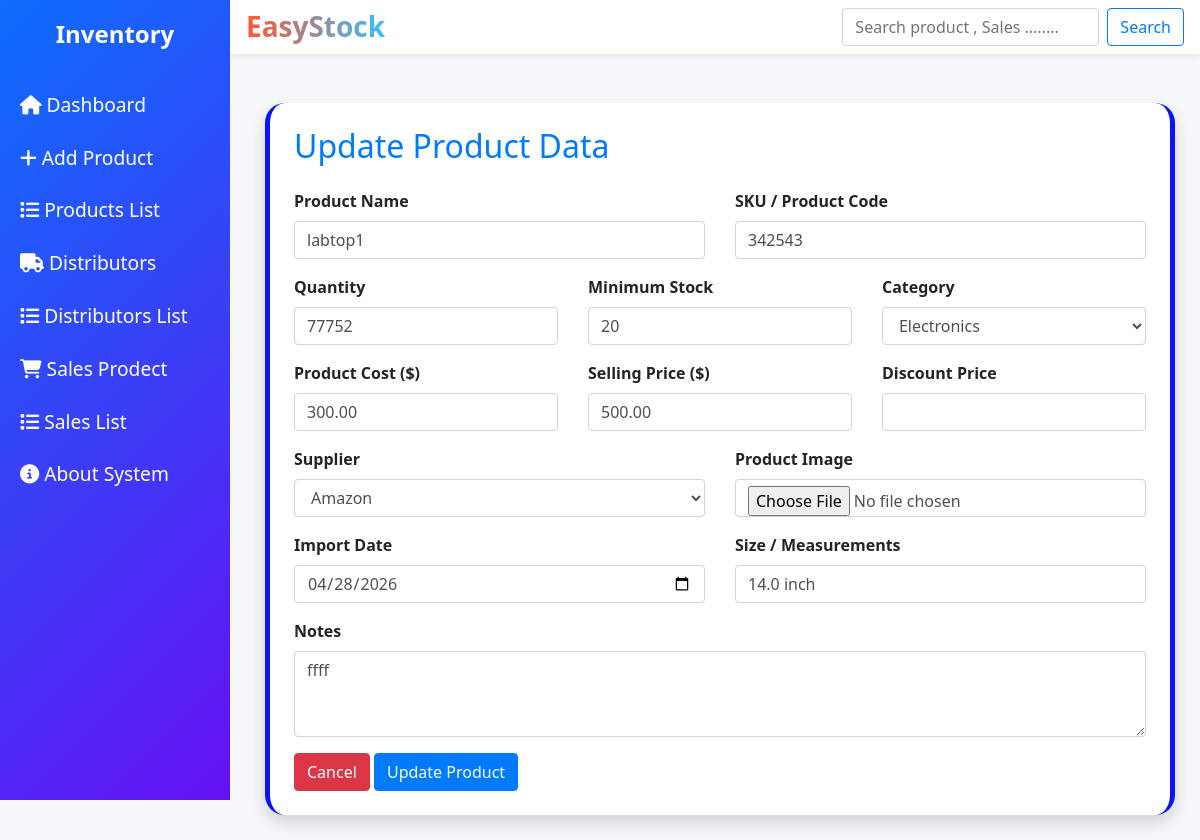
Before: /update_product/1/ with the older database file.
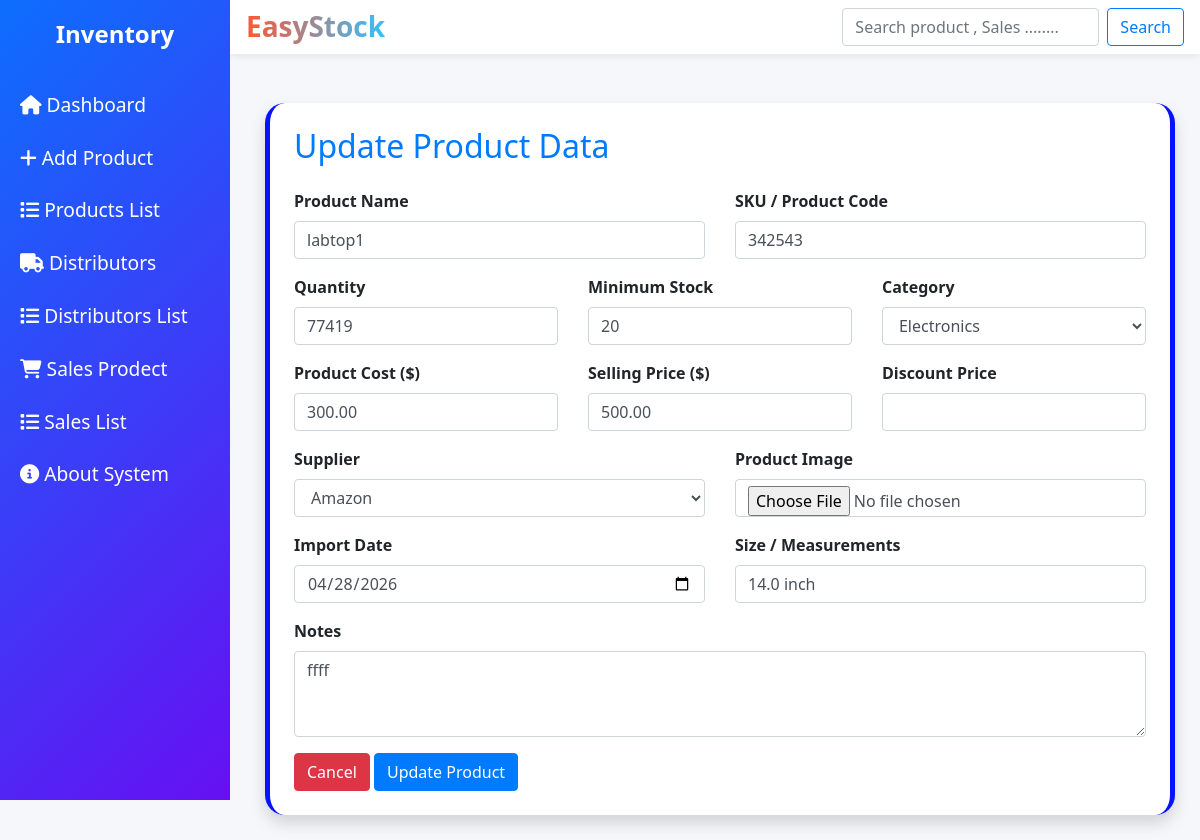
After: the same page with the newer database file.
### app_app/models.py (models this page shows, shortened)
class Product(models.Model):
    CATEGORY_CHOICES = [
        ('electronics', 'Electronics'),
        ('clothing', 'Clothing'),
        ('food', 'Food'),
        ('accessories', 'Accessories'),
    ]
    SUPPLIER_CHOICES = [
        ('amazon', 'Amazon'),
        ('alibaba', 'Alibaba'),
        ('local', 'Local Supplier'),
    ]
    name = models.CharField(max_length=255)
    sku = models.CharField(max_length=100, unique=True)
    quantity = models.PositiveIntegerField()  # المخزون الأساسي
    min_stock = models.PositiveIntegerField(null=True, blank=True)
    category = models.CharField(max_length=50, choices=CATEGORY_CHOICES)
    cost = models.DecimalField(max_digits=10, decimal_places=2)
    price = models.DecimalField(max_digits=10, decimal_places=2)
    discount = models.DecimalField(max_digits=10, decimal_places=2, null=True, blank=True)
    supplier = models.CharField(max_length=50, choices=SUPPLIER_CHOICES, null=True, blank=True)
    image = models.ImageField(upload_to='products/', null=True, blank=True)
    import_date = models.DateField(null=True, blank=True)
    size = models.CharField(max_length=100, null=True, blank=True)
    notes = models.TextField(null=True, blank=True)
    created_at = models.DateTimeField(auto_now_add=True)
    updated_at = models.DateTimeField(auto_now=True)

### app_app/views.py (the view)
# urls.py: path('update_product/<int:id>/', views.update_product, name='update_product'),
def update_product(request, id):
    product = get_object_or_404(Product, id=id)
    if request.method == "POST":
        form = ProductForm(request.POST, request.FILES, instance=product)
        if form.is_valid():
            form.save()
            return redirect('product_list')
    else:
        form = ProductForm(instance=product)
    return render(request, 'pages/update/update_product.html', {
        'form': form,
        'product': product
    })

### app_app/forms.py
class ProductForm(forms.ModelForm):
    class Meta:
        model=Product
        fields='__all__'

### templates/pages/update/update_product.html (shortened to what this page needs)
{% extends "base.html" %}
{% block content %}
<div class="content container mt-4">
  <div class="card shadow p-4">
    <h2 class="mb-4 text-primary">Update Product Data</h2>
    <form method="POST" enctype="multipart/form-data">
      <div class="row">
        <div class="col-md-6 mb-3">
          <label>Product Name</label>
          <input type="text" name="name" value="{{ product.name }}" class="form-control" required>
        </div>
        <div class="col-md-6 mb-3">
          <label>SKU / Product Code</label>
          <input type="text" name="sku" value="{{ product.sku }}" class="form-control" required>
        </div>
        <div class="col-md-4 mb-3">
          <label>Quantity</label>
          <input type="number" name="quantity" value="{{ product.quantity }}" class="form-control" required>
        </div>
        <div class="col-md-4 mb-3">
          <label>Minimum Stock</label>
          <input type="number" name="min_stock" value="{{ product.min_stock }}" class="form-control">
        </div>
        <div class="col-md-4 mb-3">
          <label>Category</label>
          <select name="category" class="form-control">
            <option value="electronics" {% if product.category == "electronics" %}selected{% endif %}>Electronics</option>
          </select>
        </div>
        <div class="col-md-4 mb-3">
          <label>Product Cost ($)</label>
          <input type="number" step="0.01" name="cost" value="{{ product.cost }}" class="form-control" required>
        </div>
        <div class="col-md-4 mb-3">
          <label>Selling Price ($)</label>
          <input type="number" step="0.01" name="price" value="{{ product.price }}" class="form-control" required>
        </div>
        <div class="col-md-4 mb-3">
          <label>Discount Price</label>
          <input type="number" step="0.01" name="discount" value="{{ product.discount }}" class="form-control">
        </div>
        <div class="col-md-6 mb-3">
          <label>Supplier</label>
          <select name="supplier" class="form-control">
            <option value="amazon" {% if product.supplier == "amazon" %}selected{% endif %}>Amazon</option>
          </select>
        </div>
        <div class="col-md-6 mb-3">
          <label>Product Image</label>
          <input type="file" name="image" class="form-control">
        </div>
        <div class="col-md-6 mb-3">
          <label>Import Date</label>
          <input type="date" name="import_date"
                 value="{{ product.import_date|date:'Y-m-d' }}"
                 class="form-control">
        </div>
        <div class="col-md-6 mb-3">
          <label>Size / Measurements</label>
          <input type="text" name="size" value="{{ product.size }}" class="form-control">
        </div>
        <div class="col-md-12 mb-3">
          <label>Notes</label>
          <textarea name="notes" class="form-control" rows="3">{{ product.notes }}</textarea>
        </div>
      </div>
      <div class="text-end">
        <a href="{% url 'product_list' %}" class="btn btn-danger">Cancel</a>
        <button type="submit" class="btn btn-primary">Update Product</button>
      </div>
    </form>
  </div>
</div>
{% endblock %}

Changed rows visible on the page:
changed Product "labtop1": quantity "77752" → "77419"
